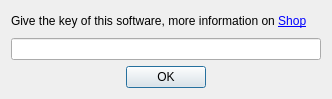
<?xml version="1.0" encoding="UTF-8"?>
<ui version="4.0">
 <class>AskKey</class>
 <widget class="QDialog" name="AskKey">
  <property name="geometry">
   <rect>
    <x>0</x>
    <y>0</y>
    <width>332</width>
    <height>99</height>
   </rect>
  </property>
  <property name="windowTitle">
   <string>Key</string>
  </property>
  <property name="windowIcon">
   <iconset resource="../base/resources/client-resources-multi.qrc">
    <normaloff>:/CC/images/interface/top.png</normaloff>:/CC/images/interface/top.png</iconset>
  </property>
  <layout class="QVBoxLayout" name="verticalLayout">
   <item>
    <widget class="QLabel" name="label">
     <property name="text">
      <string>Give the key of this software, more information on &lt;a href=&quot;https://shop.first-world.info/en/&quot;&gt;Shop&lt;/a&gt;</string>
     </property>
    </widget>
   </item>
   <item>
    <widget class="QLineEdit" name="lineEdit"/>
   </item>
   <item>
    <layout class="QHBoxLayout" name="horizontalLayout">
     <item>
      <spacer name="horizontalSpacer_2">
       <property name="orientation">
        <enum>Qt::Horizontal</enum>
       </property>
       <property name="sizeHint" stdset="0">
        <size>
         <width>40</width>
         <height>20</height>
        </size>
       </property>
      </spacer>
     </item>
     <item>
      <widget class="QPushButton" name="pushButton">
       <property name="text">
        <string>OK</string>
       </property>
      </widget>
     </item>
     <item>
      <spacer name="horizontalSpacer">
       <property name="orientation">
        <enum>Qt::Horizontal</enum>
       </property>
       <property name="sizeHint" stdset="0">
        <size>
         <width>40</width>
         <height>20</height>
        </size>
       </property>
      </spacer>
     </item>
    </layout>
   </item>
  </layout>
 </widget>
 <resources>
  <include location="../base/resources/client-resources-multi.qrc"/>
 </resources>
 <connections/>
</ui>
